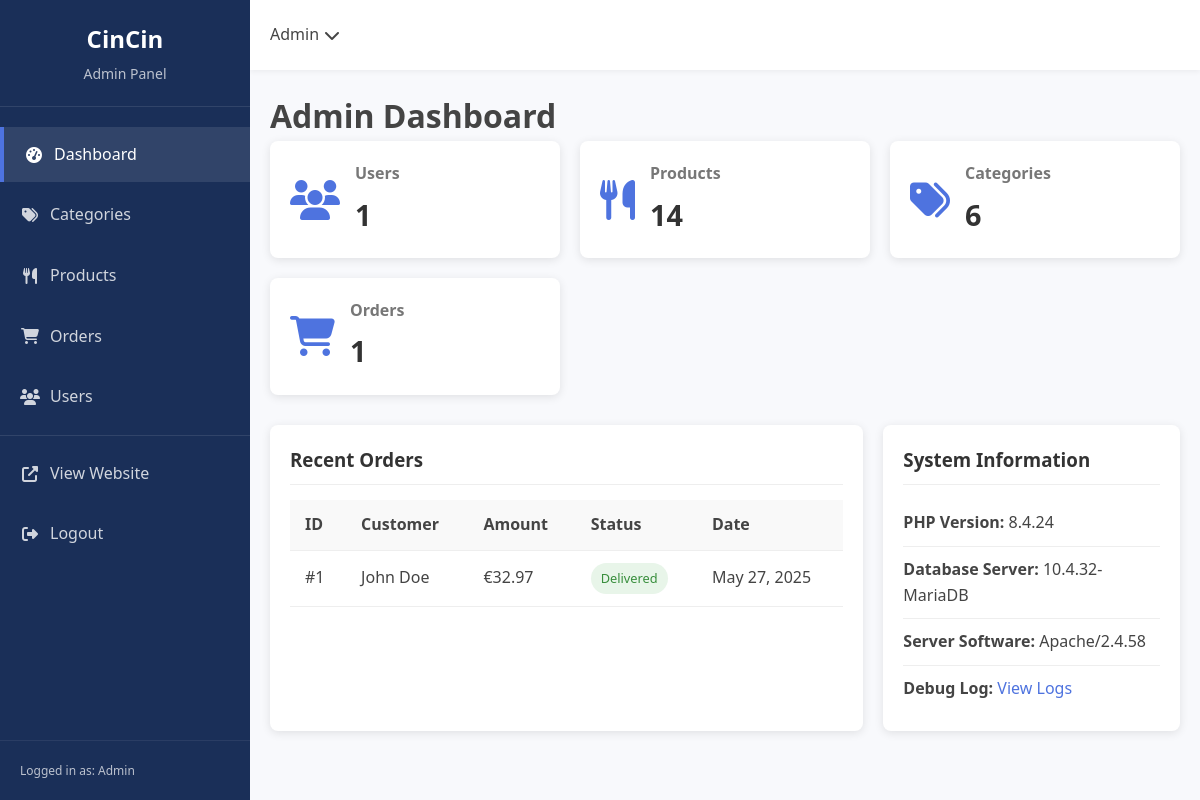
/admin/index.php (signed in), run on the app's committed database.
### tables this page shows
CREATE TABLE orders (
    id INT AUTO_INCREMENT PRIMARY KEY,
    user_id INT,
    total_amount DECIMAL(10,2) NOT NULL,
    status ENUM('pending', 'processing', 'out_for_delivery', 'delivered', 'cancelled') DEFAULT 'pending',
    payment_status ENUM('pending', 'completed', 'failed') DEFAULT 'pending',
    address TEXT NOT NULL,
    phone VARCHAR(20) NOT NULL,
    created_at TIMESTAMP DEFAULT CURRENT_TIMESTAMP,
    updated_at TIMESTAMP DEFAULT CURRENT_TIMESTAMP ON UPDATE CURRENT_TIMESTAMP,
    FOREIGN KEY (user_id) REFERENCES users(id) ON DELETE SET NULL
);

CREATE TABLE users (
    id INT AUTO_INCREMENT PRIMARY KEY,
    name VARCHAR(100) NOT NULL,
    email VARCHAR(100) NOT NULL UNIQUE,
    password VARCHAR(255) NOT NULL,
    address TEXT,
    phone VARCHAR(20),
    is_admin BOOLEAN DEFAULT 0,
    created_at TIMESTAMP DEFAULT CURRENT_TIMESTAMP,
    updated_at TIMESTAMP DEFAULT CURRENT_TIMESTAMP ON UPDATE CURRENT_TIMESTAMP
);

### admin/includes/functions.php (called while the page is built, shortened)
<?php
function getProductCount($conn) {
    $query = "SELECT COUNT(*) as count FROM products";
    $result = $conn->query($query);
    if ($result && $row = $result->fetch_assoc()) {
        return $row['count'];
    }
    return 0;
}
function getCategoryCount($conn) {
    $query = "SELECT COUNT(*) as count FROM categories";
    $result = $conn->query($query);
    if ($result && $row = $result->fetch_assoc()) {
        return $row['count'];
    }
    return 0;
}
function getUserCount($conn) {
    $query = "SELECT COUNT(*) as count FROM users WHERE is_admin = 0";
    $result = $conn->query($query);
    if ($result && $row = $result->fetch_assoc()) {
        return $row['count'];
    }
    return 0;
}
function getOrderCount($conn) {
    $query = "SELECT COUNT(*) as count FROM orders";
    $result = $conn->query($query);
    if ($result && $row = $result->fetch_assoc()) {
        return $row['count'];
    }
    return 0;
}
?>

### includes/functions.php (called while the page is built, shortened)
<?php
function formatPrice($price) {
    return '€' . number_format($price, 2);
}
?>

### admin/index.php (the view, shortened to what this page needs)
<?php
require_once 'includes/header.php';
require_once '../includes/functions.php';
require_once 'includes/functions.php';
?>
<h1>Admin Dashboard</h1>
<div class="dashboard-stats">
    <div class="stat-box">
        <i class="fas fa-users"></i>
        <div class="stat-content">
            <h3>Users</h3>
            <p class="stat-number"><?php echo getUserCount($conn); ?></p>
        </div>
    </div>
    <div class="stat-box">
        <i class="fas fa-utensils"></i>
        <div class="stat-content">
            <h3>Products</h3>
            <p class="stat-number"><?php echo getProductCount($conn); ?></p>
        </div>
    </div>
    <div class="stat-box">
        <i class="fas fa-tags"></i>
        <div class="stat-content">
            <h3>Categories</h3>
            <p class="stat-number"><?php echo getCategoryCount($conn); ?></p>
        </div>
    </div>
    <div class="stat-box">
        <i class="fas fa-shopping-cart"></i>
        <div class="stat-content">
            <h3>Orders</h3>
            <p class="stat-number"><?php echo getOrderCount($conn); ?></p>
        </div>
    </div>
</div>
<div class="dashboard-info">
    <div class="info-box">
        <h3>Recent Orders</h3>
        <?php
        $query = "SELECT o.id, o.total_amount, o.status, o.created_at, u.name as user_name
                 FROM orders o
                 JOIN users u ON o.user_id = u.id
                 ORDER BY o.created_at DESC LIMIT 5";
        $result = $conn->query($query);
        if ($result && $result->num_rows > 0) {
            echo '<table class="data-table">
                <thead>
                    <tr>
                        <th>ID</th>
                        <th>Customer</th>
                        <th>Amount</th>
                        <th>Status</th>
                        <th>Date</th>
                    </tr>
                </thead>
                <tbody>';
            while ($order = $result->fetch_assoc()) {
                echo '<tr>
                    <td>#' . $order['id'] . '</td>
                    <td>' . $order['user_name'] . '</td>
                    <td>' . formatPrice($order['total_amount']) . '</td>
                    <td><span class="status-badge ' . $order['status'] . '">' . ucfirst(str_replace('_', ' ', $order['status'])) . '</span></td>
                    <td>' . date('M d, Y', strtotime($order['created_at'])) . '</td>
                </tr>';
            }
            echo '</tbody></table>';
        } else {
            echo '<p>No orders found.</p>';
        }
        ?>
    </div>
    <div class="info-box">
        <h3>System Information</h3>
        <ul class="system-info">
            <li><strong>PHP Version:</strong> <?php echo phpversion(); ?></li>
            <li><strong>Database Server:</strong> <?php echo $conn->server_info; ?></li>
            <li><strong>Server Software:</strong> <?php echo $_SERVER['SERVER_SOFTWARE']; ?></li>
            <li><strong>Debug Log:</strong> <a href="../debug_status.php">View Logs</a></li>
        </ul>
    </div>
</div>
<?php
require_once 'includes/footer.php';
?>

### assets/css/admin-style.css (style rules this page uses)
:root { --primary-color: #4e73df; --secondary-color: #1cc88a; --dark-color: #5a5c69; --light-color: #f8f9fc; --danger-color: #e74a3b; --warning-color: #f6c23e; --sidebar-width: 250px; --header-height: 70px; }
* { margin: 0; padding: 0; box-sizing: border-box; }
body { font-family: 'Segoe UI', Tahoma, Geneva, Verdana, sans-serif; line-height: 1.6; background-color: #f8f9fc; color: #444; }
a { text-decoration: none; color: var(--primary-color); }
ul { list-style: none; }
.data-table { width: 100%; border-collapse: collapse; }
.data-table th, .data-table td { padding: 12px 15px; text-align: left; border-bottom: 1px solid #eaecf4; }
.data-table th { background-color: #f8f9fc; font-weight: 700; }

### admin/index.php (style rules this page uses)
.dashboard-stats { display: grid; grid-template-columns: repeat(auto-fit, minmax(220px, 1fr)); gap: 20px; margin-bottom: 30px; }
.stat-box { background-color: #fff; border-radius: 8px; padding: 20px; box-shadow: 0 2px 10px rgba(0, 0, 0, 0.1); display: flex; align-items: center; }
.stat-box i { font-size: 2.5rem; margin-right: 15px; color: var(--primary-color); }
.stat-content h3 { margin: 0; font-size: 1rem; color: #777; }
.stat-number { font-size: 1.8rem; font-weight: bold; margin: 5px 0 0; color: #333; }
.dashboard-info { display: grid; grid-template-columns: 2fr 1fr; gap: 20px; }
.info-box { background-color: #fff; border-radius: 8px; padding: 20px; box-shadow: 0 2px 10px rgba(0, 0, 0, 0.1); }
.info-box h3 { margin-top: 0; margin-bottom: 15px; border-bottom: 1px solid #eee; padding-bottom: 10px; color: #333; }
.data-table { width: 100%; border-collapse: collapse; }
.data-table th, .data-table td { padding: 12px 15px; text-align: left; border-bottom: 1px solid #eee; }
.data-table th { background-color: #f9f9f9; font-weight: 600; }
.status-badge { display: inline-block; padding: 5px 10px; border-radius: 20px; font-size: 0.8rem; font-weight: 500; }
.status-badge.delivered { background-color: #e8f5e9; color: #388e3c; }
.system-info { list-style: none; padding: 0; }
.system-info li { padding: 10px 0; border-bottom: 1px solid #eee; }
.system-info li:last-child { border-bottom: none; }

### data on the page
orders: id "1", user.name "John Doe", total_amount "€32.97", status "Delivered", created_at "May 27, 2025"

### other printed values
$_SESSION['name'] "Admin"
getUserCount($conn) "1"
getProductCount($conn) "14"
getCategoryCount($conn) "6"
getOrderCount($conn) "1"
phpversion() "8.4.24"
$conn->server_info "10.4.32-MariaDB"
$_SERVER['SERVER_SOFTWARE'] "Apache/2.4.58"
